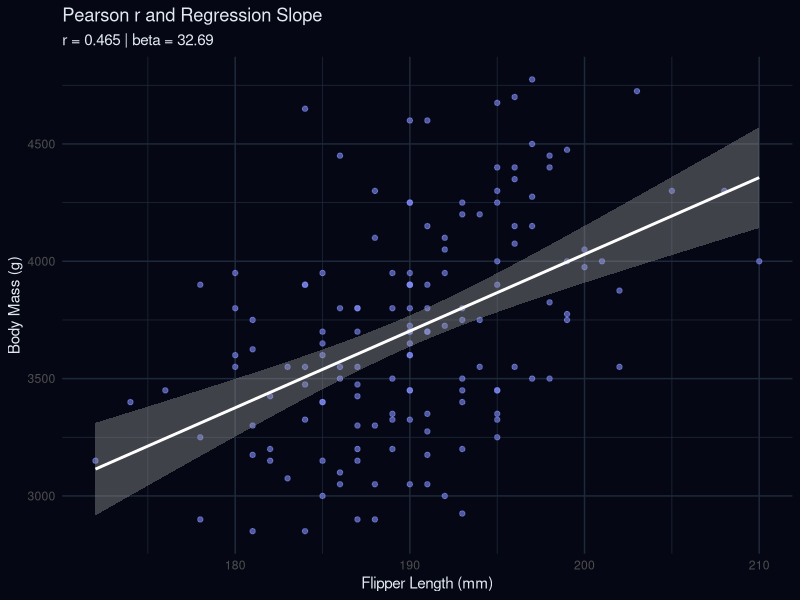

Write R code to recreate this figure.
# Day 5 – Correlation Revealed: The Pearson-Spearman-Regression Connection
# Goal: Understand how r and beta relate, and why scaling doesn't break the model.

# 1. Load libraries and data
library(palmerpenguins)
library(ggplot2)

# Use Adelie penguins for a cleaner single-group demonstration
penguins_clean <- na.omit(penguins[penguins$species == "Adelie", ])

# Variables of interest: x = flipper_length_mm, y = body_mass_g
x <- penguins_clean$flipper_length_mm
y <- penguins_clean$body_mass_g

# 2. Pearson vs. Spearman
r_pearson <- cor(x, y, method = "pearson")
r_spearman <- cor(x, y, method = "spearman")

# 3. The Beta-Correlation Bridge
# Formula: beta_1 = r * (sd_y / sd_x)
model <- lm(y ~ x)
beta_1 <- coef(model)["x"]

# Verification
sd_x <- sd(x)
sd_y <- sd(y)
calculated_beta <- r_pearson * (sd_y / sd_x)

cat("Regression Slope (beta_1): ", beta_1, "\n")
cat("Calculated Slope (r * sd_y/sd_x): ", calculated_beta, "\n")
cat("Difference: ", beta_1 - calculated_beta, " (Should be near zero)\n\n")

# 4. Invariance to Scaling and Shifting
# Let's transform X: scale it by 10 and shift it by 100
x_scaled <- x * 10
x_shifted <- x + 100

# Correlation check
r_original <- cor(x, y)
r_scaled   <- cor(x_scaled, y)
r_shifted  <- cor(x_shifted, y)

cat("Correlation (Original): ", r_original, "\n")
cat("Correlation (X * 10):   ", r_scaled, "\n")
cat("Correlation (X + 100):  ", r_shifted, "\n")
cat("=> r is invariant to linear transformations!\n\n")

# Regression check
beta_scaled  <- coef(lm(y ~ x_scaled))["x_scaled"]
beta_shifted <- coef(lm(y ~ x_shifted))["x_shifted"]

cat("Beta (Original): ", beta_1, "\n")
cat("Beta (X * 10):   ", beta_scaled, " (Original / 10 = ", beta_1/10, ")\n")
cat("Beta (X + 100):  ", beta_shifted, " (No change from original)\n")
cat("=> Beta scales with X but is unaffected by horizontal shifts!\n")

# 5. Visualizing the relationships
ggplot(penguins_clean, aes(x = flipper_length_mm, y = body_mass_g)) +
  geom_point(alpha = 0.6, color = "#818CF8") +
  geom_smooth(method = "lm", se = TRUE, color = "white") +
  theme_minimal() +
  labs(title = "Pearson r and Regression Slope",
       subtitle = paste("r =", round(r_pearson, 3), "| beta =", round(beta_1, 2)),
       x = "Flipper Length (mm)",
       y = "Body Mass (g)") +
  theme(plot.background = element_rect(fill = "#050814", color = NA),
        panel.grid = element_line(color = "#1E293B"),
        text = element_text(color = "#E2E8F0"))
